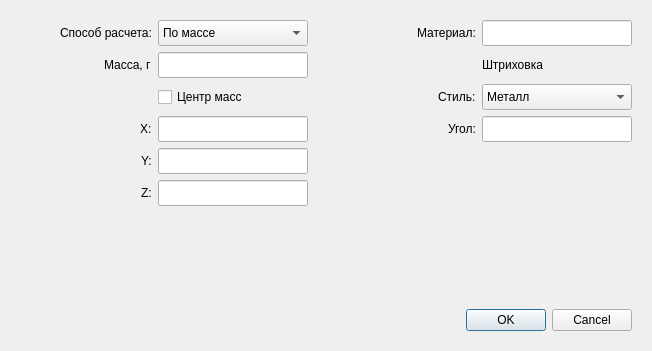
<?xml version="1.0" encoding="UTF-8"?>
<ui version="4.0">
 <class>ParamDialog</class>
 <widget class="QDialog" name="ParamDialog">
  <property name="geometry">
   <rect>
    <x>0</x>
    <y>0</y>
    <width>652</width>
    <height>351</height>
   </rect>
  </property>
  <property name="windowTitle">
   <string>Dialog</string>
  </property>
  <property name="inputMethodHints">
   <set>Qt::ImhNone</set>
  </property>
  <layout class="QGridLayout" name="gridLayout">
   <property name="leftMargin">
    <number>20</number>
   </property>
   <property name="topMargin">
    <number>20</number>
   </property>
   <property name="rightMargin">
    <number>20</number>
   </property>
   <property name="bottomMargin">
    <number>20</number>
   </property>
   <item row="0" column="0" rowspan="2">
    <layout class="QVBoxLayout" name="verticalLayout">
     <item>
      <layout class="QHBoxLayout" name="horizontalLayout_5">
       <item>
        <spacer name="horizontalSpacer_5">
         <property name="orientation">
          <enum>Qt::Horizontal</enum>
         </property>
         <property name="sizeHint" stdset="0">
          <size>
           <width>40</width>
           <height>20</height>
          </size>
         </property>
        </spacer>
       </item>
       <item>
        <widget class="QLabel" name="label_2">
         <property name="text">
          <string>Способ расчета:</string>
         </property>
        </widget>
       </item>
       <item>
        <widget class="QComboBox" name="comboBox">
         <property name="minimumSize">
          <size>
           <width>150</width>
           <height>26</height>
          </size>
         </property>
         <property name="maximumSize">
          <size>
           <width>150</width>
           <height>26</height>
          </size>
         </property>
         <item>
          <property name="text">
           <string>По массе</string>
          </property>
         </item>
         <item>
          <property name="text">
           <string>По плотности</string>
          </property>
         </item>
         <item>
          <property name="text">
           <string>По данным источника копирования</string>
          </property>
         </item>
        </widget>
       </item>
      </layout>
     </item>
     <item>
      <layout class="QHBoxLayout" name="horizontalLayout_4">
       <item>
        <spacer name="horizontalSpacer_4">
         <property name="orientation">
          <enum>Qt::Horizontal</enum>
         </property>
         <property name="sizeHint" stdset="0">
          <size>
           <width>40</width>
           <height>20</height>
          </size>
         </property>
        </spacer>
       </item>
       <item>
        <widget class="QLabel" name="label_3">
         <property name="text">
          <string>Масса, г</string>
         </property>
        </widget>
       </item>
       <item>
        <widget class="QLineEdit" name="lineEdit">
         <property name="minimumSize">
          <size>
           <width>150</width>
           <height>26</height>
          </size>
         </property>
         <property name="maximumSize">
          <size>
           <width>150</width>
           <height>26</height>
          </size>
         </property>
         <property name="inputMethodHints">
          <set>Qt::ImhPreferNumbers</set>
         </property>
         <property name="inputMask">
          <string>99999999999999999999999999999</string>
         </property>
         <property name="text">
          <string/>
         </property>
        </widget>
       </item>
      </layout>
     </item>
     <item>
      <layout class="QHBoxLayout" name="horizontalLayout_9">
       <item>
        <spacer name="horizontalSpacer">
         <property name="orientation">
          <enum>Qt::Horizontal</enum>
         </property>
         <property name="sizeHint" stdset="0">
          <size>
           <width>40</width>
           <height>20</height>
          </size>
         </property>
        </spacer>
       </item>
       <item>
        <widget class="QCheckBox" name="checkBox">
         <property name="minimumSize">
          <size>
           <width>150</width>
           <height>26</height>
          </size>
         </property>
         <property name="maximumSize">
          <size>
           <width>150</width>
           <height>26</height>
          </size>
         </property>
         <property name="text">
          <string>Центр масс</string>
         </property>
        </widget>
       </item>
      </layout>
     </item>
     <item>
      <layout class="QHBoxLayout" name="horizontalLayout">
       <item>
        <spacer name="horizontalSpacer_6">
         <property name="orientation">
          <enum>Qt::Horizontal</enum>
         </property>
         <property name="sizeHint" stdset="0">
          <size>
           <width>40</width>
           <height>20</height>
          </size>
         </property>
        </spacer>
       </item>
       <item>
        <widget class="QLabel" name="label_4">
         <property name="text">
          <string>X:</string>
         </property>
        </widget>
       </item>
       <item>
        <widget class="QLineEdit" name="lineEdit_2">
         <property name="minimumSize">
          <size>
           <width>150</width>
           <height>26</height>
          </size>
         </property>
         <property name="maximumSize">
          <size>
           <width>150</width>
           <height>26</height>
          </size>
         </property>
         <property name="inputMask">
          <string>99999999999999999999</string>
         </property>
        </widget>
       </item>
      </layout>
     </item>
     <item>
      <layout class="QHBoxLayout" name="horizontalLayout_2">
       <item>
        <spacer name="horizontalSpacer_3">
         <property name="orientation">
          <enum>Qt::Horizontal</enum>
         </property>
         <property name="sizeHint" stdset="0">
          <size>
           <width>40</width>
           <height>20</height>
          </size>
         </property>
        </spacer>
       </item>
       <item>
        <widget class="QLabel" name="label_5">
         <property name="text">
          <string>Y:</string>
         </property>
        </widget>
       </item>
       <item>
        <widget class="QLineEdit" name="lineEdit_3">
         <property name="minimumSize">
          <size>
           <width>150</width>
           <height>26</height>
          </size>
         </property>
         <property name="maximumSize">
          <size>
           <width>150</width>
           <height>26</height>
          </size>
         </property>
         <property name="inputMask">
          <string>99999999999999999</string>
         </property>
        </widget>
       </item>
      </layout>
     </item>
     <item>
      <layout class="QHBoxLayout" name="horizontalLayout_3">
       <item>
        <spacer name="horizontalSpacer_2">
         <property name="orientation">
          <enum>Qt::Horizontal</enum>
         </property>
         <property name="sizeHint" stdset="0">
          <size>
           <width>40</width>
           <height>20</height>
          </size>
         </property>
        </spacer>
       </item>
       <item>
        <widget class="QLabel" name="label_6">
         <property name="text">
          <string>Z:</string>
         </property>
        </widget>
       </item>
       <item>
        <widget class="QLineEdit" name="lineEdit_4">
         <property name="minimumSize">
          <size>
           <width>150</width>
           <height>26</height>
          </size>
         </property>
         <property name="maximumSize">
          <size>
           <width>150</width>
           <height>26</height>
          </size>
         </property>
         <property name="inputMask">
          <string>99999999999999999999999999999</string>
         </property>
        </widget>
       </item>
      </layout>
     </item>
    </layout>
   </item>
   <item row="0" column="1">
    <spacer name="horizontalSpacer_11">
     <property name="orientation">
      <enum>Qt::Horizontal</enum>
     </property>
     <property name="sizeHint" stdset="0">
      <size>
       <width>26</width>
       <height>20</height>
      </size>
     </property>
    </spacer>
   </item>
   <item row="0" column="2">
    <layout class="QVBoxLayout" name="verticalLayout_2">
     <item>
      <layout class="QHBoxLayout" name="horizontalLayout_6">
       <item>
        <spacer name="horizontalSpacer_7">
         <property name="orientation">
          <enum>Qt::Horizontal</enum>
         </property>
         <property name="sizeHint" stdset="0">
          <size>
           <width>40</width>
           <height>20</height>
          </size>
         </property>
        </spacer>
       </item>
       <item>
        <widget class="QLabel" name="label_9">
         <property name="text">
          <string>Материал:</string>
         </property>
        </widget>
       </item>
       <item>
        <widget class="QLineEdit" name="lineEdit_6">
         <property name="minimumSize">
          <size>
           <width>150</width>
           <height>26</height>
          </size>
         </property>
         <property name="maximumSize">
          <size>
           <width>150</width>
           <height>26</height>
          </size>
         </property>
        </widget>
       </item>
      </layout>
     </item>
     <item>
      <layout class="QHBoxLayout" name="horizontalLayout_10">
       <item>
        <spacer name="horizontalSpacer_10">
         <property name="orientation">
          <enum>Qt::Horizontal</enum>
         </property>
         <property name="sizeHint" stdset="0">
          <size>
           <width>40</width>
           <height>20</height>
          </size>
         </property>
        </spacer>
       </item>
       <item>
        <widget class="QLabel" name="label">
         <property name="minimumSize">
          <size>
           <width>150</width>
           <height>26</height>
          </size>
         </property>
         <property name="maximumSize">
          <size>
           <width>150</width>
           <height>26</height>
          </size>
         </property>
         <property name="text">
          <string>Штриховка</string>
         </property>
        </widget>
       </item>
      </layout>
     </item>
     <item>
      <layout class="QHBoxLayout" name="horizontalLayout_7">
       <item>
        <spacer name="horizontalSpacer_8">
         <property name="orientation">
          <enum>Qt::Horizontal</enum>
         </property>
         <property name="sizeHint" stdset="0">
          <size>
           <width>40</width>
           <height>20</height>
          </size>
         </property>
        </spacer>
       </item>
       <item>
        <widget class="QLabel" name="label_8">
         <property name="text">
          <string>Стиль:</string>
         </property>
        </widget>
       </item>
       <item>
        <widget class="QComboBox" name="comboBox_2">
         <property name="minimumSize">
          <size>
           <width>150</width>
           <height>26</height>
          </size>
         </property>
         <property name="maximumSize">
          <size>
           <width>150</width>
           <height>26</height>
          </size>
         </property>
         <item>
          <property name="text">
           <string>Металл</string>
          </property>
         </item>
         <item>
          <property name="text">
           <string>Естественный грунт</string>
          </property>
         </item>
         <item>
          <property name="text">
           <string>Насыпной грунт</string>
          </property>
         </item>
         <item>
          <property name="text">
           <string>Камень искусственный</string>
          </property>
         </item>
         <item>
          <property name="text">
           <string>Железобетон</string>
          </property>
         </item>
         <item>
          <property name="text">
           <string>Напряженный железобетон</string>
          </property>
         </item>
        </widget>
       </item>
      </layout>
     </item>
     <item>
      <layout class="QHBoxLayout" name="horizontalLayout_8">
       <item>
        <spacer name="horizontalSpacer_9">
         <property name="orientation">
          <enum>Qt::Horizontal</enum>
         </property>
         <property name="sizeHint" stdset="0">
          <size>
           <width>40</width>
           <height>20</height>
          </size>
         </property>
        </spacer>
       </item>
       <item>
        <widget class="QLabel" name="label_7">
         <property name="text">
          <string>Угол:</string>
         </property>
        </widget>
       </item>
       <item>
        <widget class="QLineEdit" name="lineEdit_5">
         <property name="minimumSize">
          <size>
           <width>150</width>
           <height>26</height>
          </size>
         </property>
         <property name="maximumSize">
          <size>
           <width>150</width>
           <height>26</height>
          </size>
         </property>
         <property name="inputMask">
          <string>9999999999999999999999999</string>
         </property>
        </widget>
       </item>
      </layout>
     </item>
    </layout>
   </item>
   <item row="1" column="2" rowspan="2">
    <spacer name="verticalSpacer_2">
     <property name="orientation">
      <enum>Qt::Vertical</enum>
     </property>
     <property name="sizeHint" stdset="0">
      <size>
       <width>20</width>
       <height>136</height>
      </size>
     </property>
    </spacer>
   </item>
   <item row="2" column="0">
    <spacer name="verticalSpacer">
     <property name="orientation">
      <enum>Qt::Vertical</enum>
     </property>
     <property name="sizeHint" stdset="0">
      <size>
       <width>20</width>
       <height>68</height>
      </size>
     </property>
    </spacer>
   </item>
   <item row="3" column="0" colspan="3">
    <widget class="QDialogButtonBox" name="buttonBox">
     <property name="orientation">
      <enum>Qt::Horizontal</enum>
     </property>
     <property name="standardButtons">
      <set>QDialogButtonBox::Cancel|QDialogButtonBox::Ok</set>
     </property>
    </widget>
   </item>
  </layout>
 </widget>
 <resources/>
 <connections>
  <connection>
   <sender>buttonBox</sender>
   <signal>accepted()</signal>
   <receiver>ParamDialog</receiver>
   <slot>accept()</slot>
   <hints>
    <hint type="sourcelabel">
     <x>248</x>
     <y>254</y>
    </hint>
    <hint type="destinationlabel">
     <x>157</x>
     <y>274</y>
    </hint>
   </hints>
  </connection>
  <connection>
   <sender>buttonBox</sender>
   <signal>rejected()</signal>
   <receiver>ParamDialog</receiver>
   <slot>reject()</slot>
   <hints>
    <hint type="sourcelabel">
     <x>316</x>
     <y>260</y>
    </hint>
    <hint type="destinationlabel">
     <x>286</x>
     <y>274</y>
    </hint>
   </hints>
  </connection>
 </connections>
</ui>
